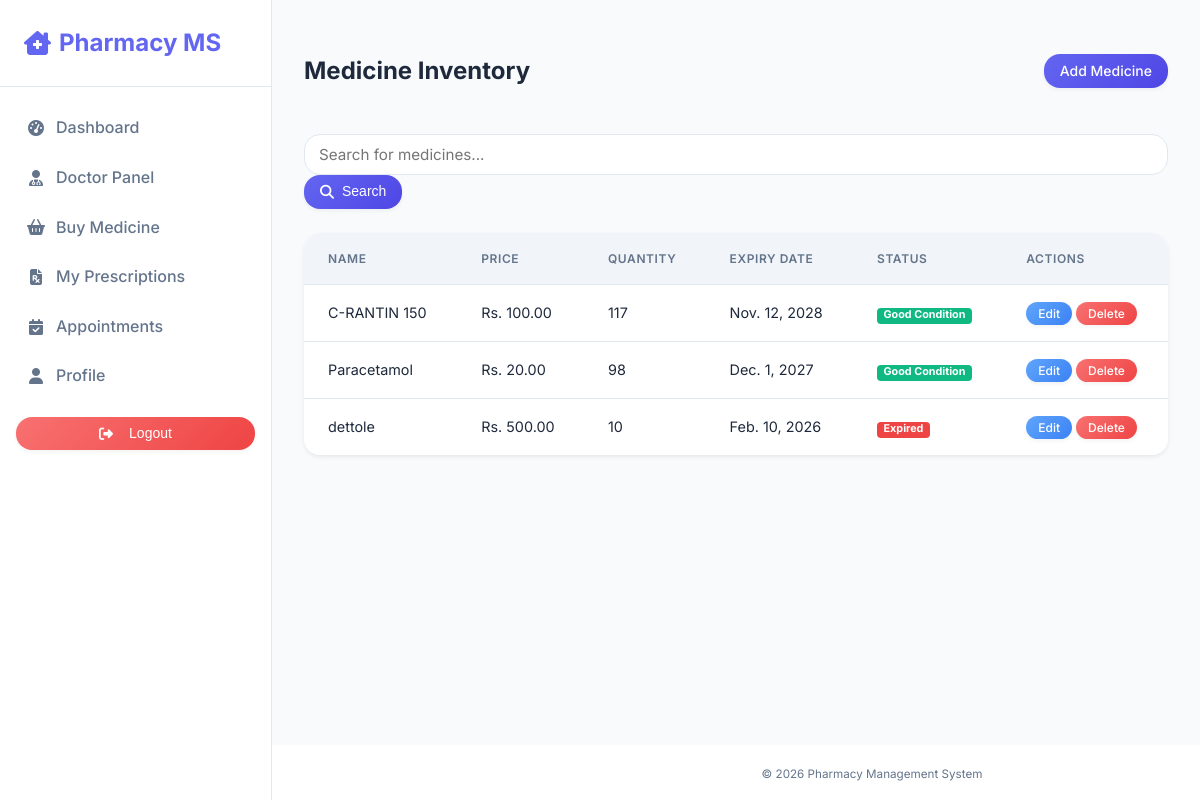
/medicines/ (signed in), run on the app's committed database.
### pharmacy/models.py (models this page shows, shortened)
class Medicine(models.Model):
    name = models.CharField(max_length=100)
    description = models.TextField()
    price = models.DecimalField(max_digits=10, decimal_places=2)
    quantity = models.PositiveIntegerField()
    expiry_date = models.DateField(null=True, blank=True)
    @property
    def status(self):
        if not self.expiry_date:
            return "No Expiry Date"
        today = date.today()
        if self.expiry_date < today:
            return "Expired"
        elif self.expiry_date <= today + timedelta(days=30):
            return "Expiring Soon"
        else:
            return "Good Condition"

### pharmacy/views.py (the view)
# urls.py: path('medicines/', views.medicine_list, name='medicine_list'),
@login_required
def medicine_list(request):
    query = request.GET.get('q')
    if query:
        medicines = Medicine.objects.filter(name__icontains=query)
    else:
        medicines = Medicine.objects.all()
    return render(request, 'pharmacy/medicine_list.html', {'medicines': medicines})

### pharmacy/templates/pharmacy/medicine_list.html
{% extends 'pharmacy/base.html' %}
{% block content %}
<div class="d-flex justify-content-between align-items-center mb-4">
    <h2>Medicine Inventory</h2>
    <a href="{% url 'medicine_create' %}" class="btn btn-primary">Add Medicine</a>
</div>
<form method="get" class="mb-4">
    <div class="input-group">
        <input type="text" name="q" class="form-control" placeholder="Search for medicines..." value="{{ request.GET.q }}">
        <button class="btn btn-primary" type="submit"><i class="fas fa-search"></i> Search</button>
    </div>
</form>
<div class="card border-0 shadow-sm">
    <div class="card-body p-0">
        <div class="table-responsive">
            <table class="table table-hover">
                <thead>
                    <tr>
                        <th>Name</th>
                        <th>Price</th>
                        <th>Quantity</th>
                        <th>Expiry Date</th>
                        <th>Status</th>
                        <th>Actions</th>
                    </tr>
                </thead>
                <tbody>
                    {% for medicine in medicines %}
                    <tr>
                        <td>{{ medicine.name }}</td>
                        <td>Rs. {{ medicine.price }}</td>
                        <td>{{ medicine.quantity }}</td>
                        <td>{{ medicine.expiry_date }}</td>
                        <td>
                            {% if medicine.status == 'Expired' %}
                                <span class="badge bg-danger">Expired</span>
                            {% elif medicine.status == 'Expiring Soon' %}
                                <span class="badge bg-warning">Expiring Soon</span>
                            {% else %}
                                <span class="badge bg-success">Good Condition</span>
                            {% endif %}
                        </td>
                        <td>
                            <a href="{% url 'medicine_update' medicine.pk %}" class="btn btn-sm btn-info">Edit</a>
                            <a href="{% url 'medicine_delete' medicine.pk %}" class="btn btn-sm btn-danger">Delete</a>
                        </td>
                    </tr>
                    {% empty %}
                    <tr>
                        <td colspan="6" class="text-center">No medicines found.</td>
                    </tr>
                    {% endfor %}
                </tbody>
            </table>
        </div>
    </div>
</div>
{% endblock %}

### pharmacy/static/pharmacy/style.css (style rules this page uses)
:root { --primary: #6366f1; --primary-dark: #4f46e5; --secondary: #64748b; --success: #10b981; --danger: #ef4444; --warning: #f59e0b; --info: #3b82f6; --light: #f1f5f9; --dark: #0f172a; --bg-body: #f8fafc; --surface: #ffffff; --border: #e2e8f0; --text-main: #1e293b; --text-muted: #64748b; --shadow-sm: 0 1px 3px 0 rgb(0 0 0 / 0.1), 0 1px 2px -1px rgb(0 0 0 / 0.1); --shadow: 0 4px 6px -1px rgb(0 0 0 / 0.1), 0 2px 4px -2px rgb(0 0 0 / 0.1); --shadow-lg: 0 20px 25px -5px rgb(0 0 0 / 0.1), 0 8px 10px -6px rgb(0 0 0 / 0.1); --radius: 1rem; --font-sans: 'Inter', system-ui, -apple-system, sans-serif; --grad-primary: linear-gradient(135deg, #6366f1 0%, #4f46e5 100%); --grad-success: linear-gradient(135deg, #34d399 0%, #10b981 100%); --grad-danger: linear-gradient(135deg, #f87171 0%, #ef4444 100%); --grad-warning: linear-gradient(135deg, #fbbf24 0%, #f59e0b 100%); --grad-info: linear-gradient(135deg, #60a5fa 0%, #3b82f6 100%); }
* { box-sizing: border-box; }
body { font-family: var(--font-sans); background-color: var(--bg-body); background-image: radial-gradient(#cbd5e1 1px, transparent 1px); background-size: 24px 24px; color: var(--text-main); margin: 0; line-height: 1.6; display: flex; flex-direction: column; min-height: 100vh; -webkit-font-smoothing: antialiased; }
a { text-decoration: none; color: inherit; transition: 0.2s; }
.card { background: rgba(255, 255, 255, 0.95); border-radius: var(--radius); box-shadow: var(--shadow); border: 1px solid rgba(255, 255, 255, 0.5); overflow: hidden; margin-bottom: 1.5rem; transition: transform 0.3s ease, box-shadow 0.3s ease; }
.card-body { padding: 1.5rem; }
.table { width: 100%; border-collapse: collapse; font-size: 0.9rem; }
.table th { background-color: var(--light); color: var(--text-muted); font-weight: 600; text-transform: uppercase; font-size: 0.75rem; letter-spacing: 0.05em; padding: 1rem 1.5rem; text-align: left; border-bottom: 1px solid var(--border); }
.table td { padding: 1rem 1.5rem; border-bottom: 1px solid var(--border); color: var(--text-main); vertical-align: middle; }
.table tr:last-child td { border-bottom: none; }
.btn { display: inline-flex; align-items: center; justify-content: center; padding: 0.5rem 1rem; font-size: 0.875rem; font-weight: 500; border-radius: var(--radius); border: 1px solid transparent; cursor: pointer; transition: all 0.3s ease; gap: 0.5rem; line-height: 1.25; box-shadow: 0 2px 4px rgba(0,0,0,0.05); }
.btn-primary { background: var(--grad-primary); color: white; border: none; }
.btn-danger { background: var(--grad-danger); color: white; border: none; }
.btn-info { background: var(--grad-info); color: white; border: none; }
.btn-sm { padding: 0.25rem 0.75rem; font-size: 0.75rem; }
input, select, textarea { width: 100%; padding: 0.625rem 0.875rem; border: 1px solid var(--border); border-radius: var(--radius); font-family: inherit; font-size: 0.95rem; transition: border-color 0.2s, box-shadow 0.2s; }
.d-flex { display: flex; }
.justify-content-between { justify-content: space-between; }
.align-items-center { align-items: center; }
.mb-4 { margin-bottom: 1.5rem !important; }
.p-0 { padding: 0 !important; }
.badge { display: inline-block; padding: 0.25em 0.6em; font-size: 0.75em; font-weight: 700; line-height: 1; text-align: center; white-space: nowrap; vertical-align: baseline; border-radius: 0.25rem; }
.bg-success { background-color: var(--success); color: #fff; }
.bg-danger { background-color: var(--danger); color: #fff; }
.shadow-sm { box-shadow: 0 .125rem .25rem rgba(0,0,0,.075) !important; }
.border-0 { border: 0 !important; }

### data on the page
Medicine: name "C-RANTIN 150", price "100.00", quantity "117", expiry_date "Nov. 12, 2028", shows "Good Condition"
Medicine: name "Paracetamol", price "20.00", quantity "98", expiry_date "Dec. 1, 2027", shows "Good Condition"
Medicine: name "dettole", price "500.00", quantity "10", expiry_date "Feb. 10, 2026", shows "Expired"
